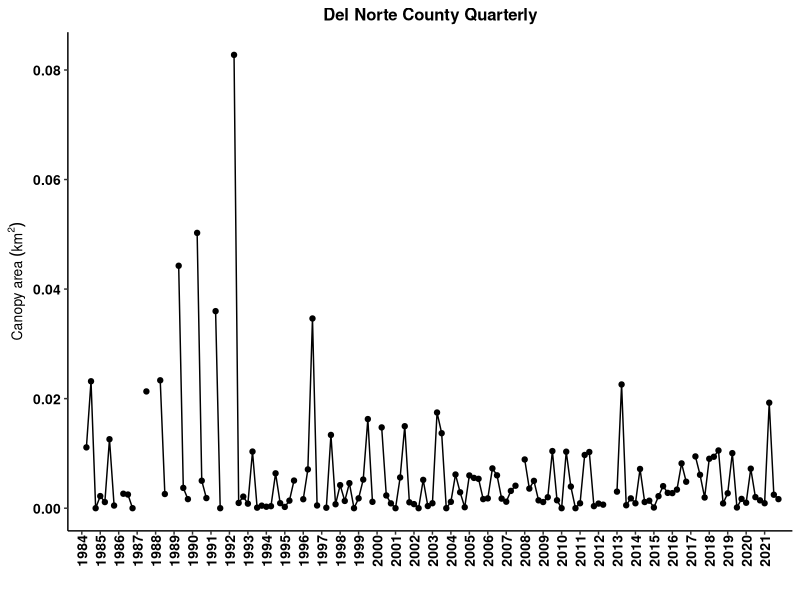
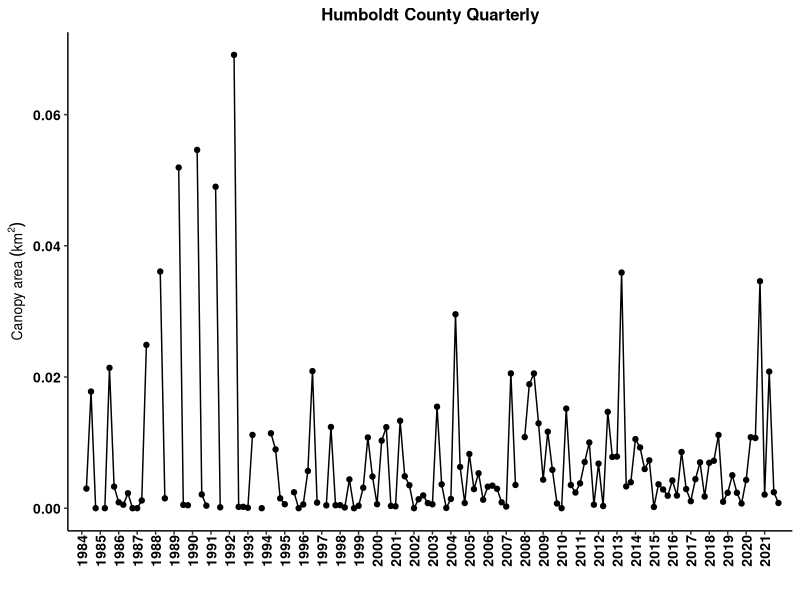
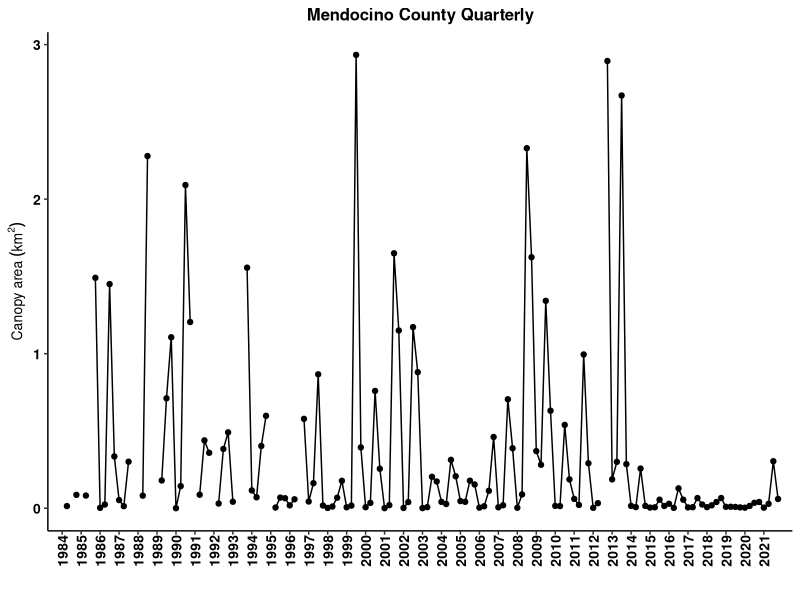
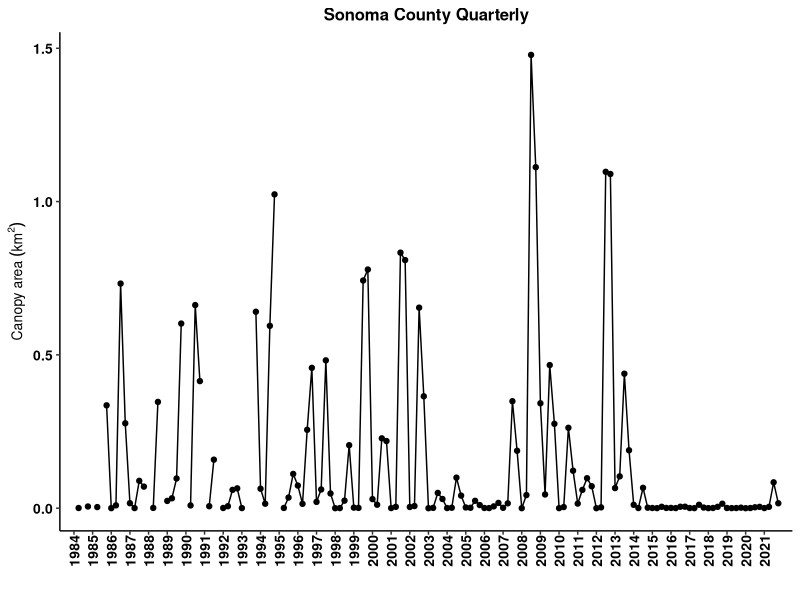
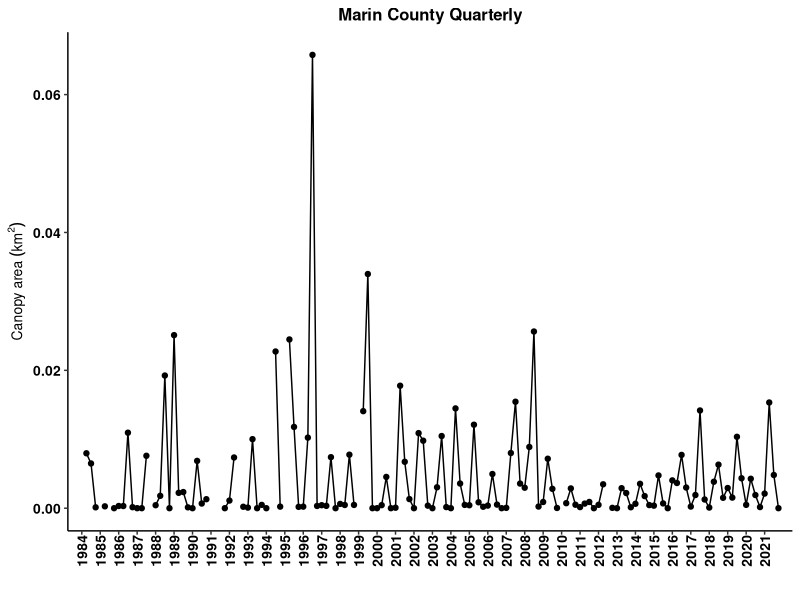
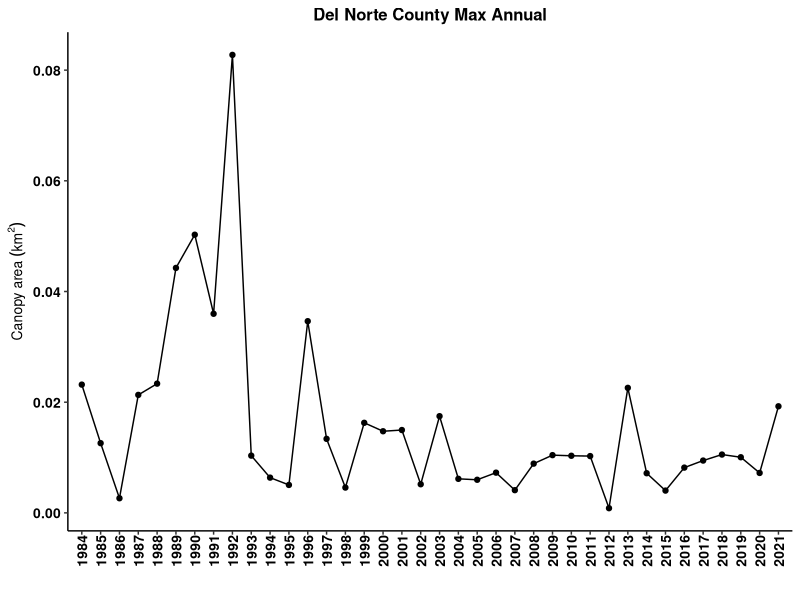
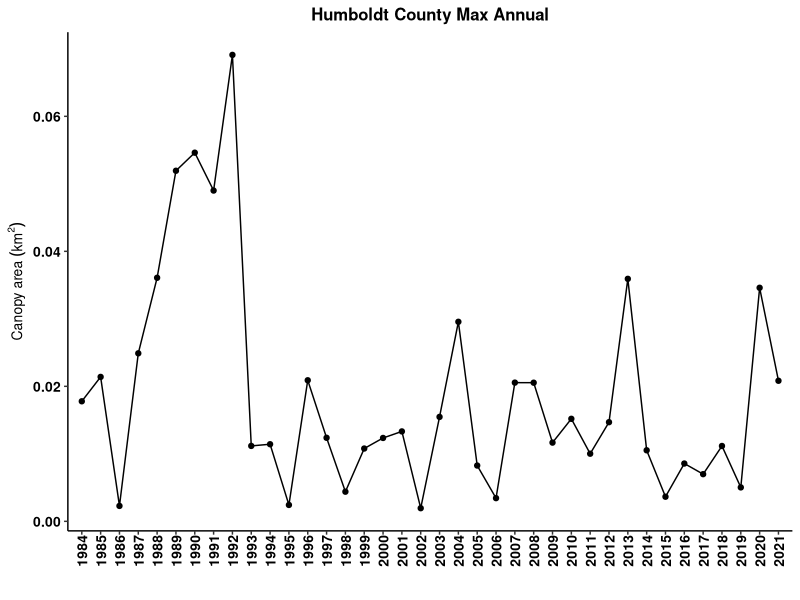
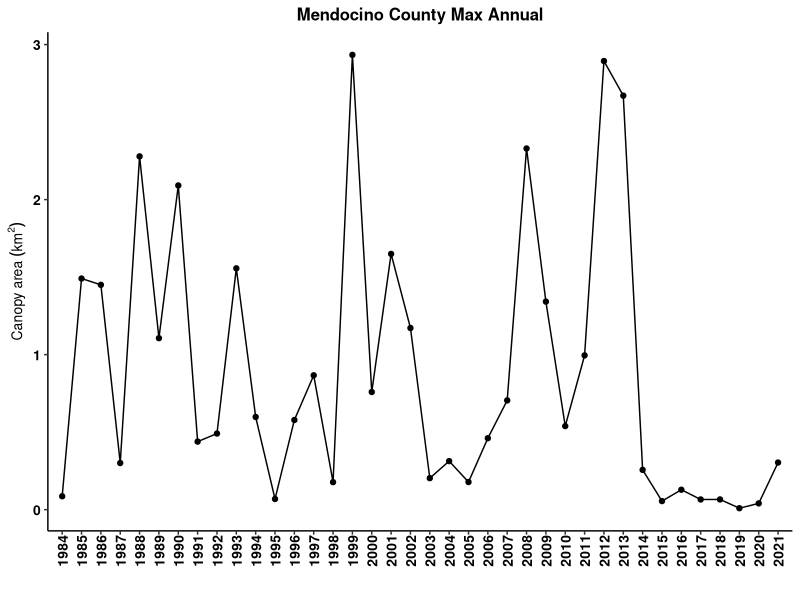

Generate these figures, in order, with R:
## ---- chunk 1
knitr::opts_chunk$set(echo = FALSE, warning=FALSE)
options(knitr.table.format = "latex")
# to create a PDF output, change "output:html_document" to "output: pdf_document" in the header above.
# note about fig_crop:FALSE. This makes the PDF output look nicer by putting spaces btwn the figures instead of smashing them as close together as possible. It doesn't do anything to the HTML output as far as I can tell.
# how to assign username: git config --global user.name "gcontolini"
# how to add, commit, and add message in terminal: git commit -am "commit message"
# how to write commit message in terminal: write message then press esc and :wq to save and exit

#### Load libraries ####
library(ggplot2) # plotting
library(ggpubr) # arranging plots
library(scales) # let's you put commas in the axis labels for thousands
library(dplyr) # data manipulations
library(tidyr) # data cleaning
library(readr) # better data reading
library(ncdf4)
library(sf) # special features. probably mapping. 
library(sp) # spatial data
library(lubridate) # manipulating dates easily
library(knitr) # to knit the Rmd file
library(kableExtra) # pretty tables
library(bookdown) # pretty table additions

#### ggplot theme ####
my.theme = theme( 
   panel.background = element_blank(), 
   panel.grid.minor.x = element_blank(),
   panel.grid.major.x = element_blank(),
   panel.grid = element_blank(),
   axis.text  = element_text(size=10, face='bold', color='black'), #makes axis labels bigger
   axis.title = element_text(size=10, face="bold"), #makes axis title bigger and bold
   #axis.title.y = element_text(margin=margin(0,10,0,5)), #pushes the y axis title away from the y axis labels
   strip.background = element_blank(),
   #legend.title = element_blank(),
   #legend.text = element_text(size=8),
   legend.background = element_blank(), 
   legend.key = element_blank(), #makes the legend background behind the symbols go away.
   #axis.ticks.x = element_blank()
   axis.line = element_line(color = 'black'), 
   panel.border = element_blank(), # this removes the box around the plot   
   plot.title = element_text(size=12 ,face='bold', hjust = 0.5), # hjust 0.5 makes title centered
   axis.text.x = element_text(size = 10, angle = 90, vjust = 0.5, margin = margin(0,0,5,0)) # rotates x axis labels 90 degrees counter-clockwise, pushes bars onto x axis
)


#### Import data ####
# info on the data: https://sbclter.msi.ucsb.edu/data/catalog/package/?package=knb-lter-sbc.74

# Instructions from Dr. Tom Bell:
# “The output files show the Admin Bed # in the first column and the rest of the columns are quarters from 1984 - 2020. Area is in m2 and biomass is in fresh kg. Missing values (due to lack of imagery or clouds are labelled as -999).”

# Edible seaweed data from CDFW
# edible = read.csv('EdibleSeaweedHarvest_rfm_1-28-21.csv') # edible seaweed harvest. This one has months. That is important.
# kelp = read.csv('KelpHarvest_vers2_rfm_1-28-21.csv') # kelp harvest
## ---- chunk 2
# The loop below requires the NetCDF file which is too large for RStudio Cloud to host. Also takes 5 minutes to run. I commented it out, ran it on my local machine, and read in the output at the end.

# #Kelp Biomass and Area Dynamics of State Waters Delineated by Coastal Counties
# #Tom Bell
# #November 18, 2020
# # **Please let me know if you need help with any step!**
# 
# #Install Packages **(Only the first time you ever run this script)**
# #The first time you ever run this script, please install these packages by removing the '#' in front of each line (lines 8 - 10)
# # install.packages('ncdf4')
# # install.packages('sf')
# # install.packages('sp')
# 
# #Load Required Packages
# #You need to load these packages each time you restart an R session and run this script
# library(ncdf4)
# library(sf)
# library(sp)
# 
# #Set Work Directory
# #This is a folder on your computer where all input files and outputs files will be placed
# # **Please update this path to the working directory on your computer**
# # **Note that on a Windows machine the forward slashes "/" have to be changed to back slashes "\"
# setwd("C:/Users/gcontolini/OneDrive - California Department of Fish and Wildlife/Documents/Bull Kelp Working Group/Data analysis")
# 
# #Load Coastal Counties State Waters Shapefile
# #Place the lat/lon version of the Coastal Counties State Waters shapefile in your working directory
# county_shapes <- st_read('MAN_CA_CountyStateWaters.shp')
# 
# #Open Kelp NetCDF File
# #Place the NetCDF file in your working directory
# #The file can be found here: https://sbclter.msi.ucsb.edu/data/catalog/package/?package=knb-lter-sbc.74
# nc_data <- nc_open('LandsatkelpBiomass_2021_v2_withmetadata.nc')
# 
# #Load necessary variables from NetCDF File
# lon <- ncvar_get(nc_data, 'longitude')
# lat <- ncvar_get(nc_data, 'latitude')
# years <- ncvar_get(nc_data, 'year')
# quarters <- ncvar_get(nc_data, 'quarter')
# biomass <- ncvar_get(nc_data, 'biomass')
# area <- ncvar_get(nc_data, 'area')
# 
# #Make Coordinate Dataframe
# coords <- data.frame(lon,lat)
# 
# #Create output matrices
# LN = dim(quarters)
# output_biomass <- matrix(ncol=LN, nrow=22)
# output_area <- matrix(ncol=LN, nrow=22)
# 
# for(i in 1:22){
#   
#   #Pull shapefile coordinates from each coastal county
#   if (i == 17) {
#     county_coords <- as.data.frame(county_shapes[i,]$geometry[[1]][[30]][[1]])
#   } else {
#     county_coords <- as.data.frame(county_shapes[i,]$geometry[[1]][[1]][[1]])
#   }
# 
#   #Find the kelp coordinates that exist inside each county polygon
#   kelp_poly <- point.in.polygon(lon, lat, county_coords$V1, county_coords$V2, mode.checked=FALSE)
#   TF <- which(kelp_poly %in% 1)
# 
#   #Extract biomass and area data for each polygon
#   bio_county <- biomass[TF,] 
#   area_county <- area[TF,] 
# 
#   #Sum biomass and area
#   bio_county_sum <- colSums(bio_county, na.rm = TRUE, dims = 1)
#   area_county_sum <- colSums(area_county, na.rm = TRUE, dims = 1)
#   
#   #Remove Columns w/ >25% No Data (Clouds)
#   #Find all NA values (missing data) in the kelp dataset
#   bio_county_NA = is.na(bio_county)
#   area_county_NA = is.na(area_county)
#   
#   #Find number of kelp pixels in the polygon
#   L = dim(bio_county)
#   
#   #Calculate the percent of NAs for each season
#   bio_county_NA_percent <- colSums(bio_county_NA, na.rm = TRUE)/L[1]
#   area_county_NA_percent <- colSums(area_county_NA, na.rm = TRUE)/L[1]
#   
#   #Find seasons with greater than 20% missing data
#   NA_GT <- which(bio_county_NA_percent > 0.25)
#   NA_GTA <- which(area_county_NA_percent > 0.25)
#   
#   #Set seasons with greater than 20% missing data to -999
#   bio_county_sum[NA_GT] = -999
#   area_county_sum[NA_GTA] = -999
# 
#   #Add summed kelp canopy data to matrix
#   output_biomass[i,] <- bio_county_sum
#   output_area[i,] <- area_county_sum
#   
# }
# 
# #Transpose Quarter and Year data
# quarterst <- t(quarters)
# yearst <- t(years)
# 
# #Add Quarter and Year data to output matrices
# output2_biomass <- rbind(quarterst, output_biomass)
# output3_biomass <- rbind(yearst, output2_biomass)
# output2_area <- rbind(quarterst, output_area)
# output3_area <- rbind(yearst, output2_area)
# 
# #Add County name to output matrices
# CountyNA <- county_shapes$County
# Counties <- c(rep(NA,2),CountyNA)
# output4_biomass <- cbind(Counties, output3_biomass)
# output4_area <- cbind(Counties, output3_area)
# 
# #Write CSV of kelp biomass time series for each county
# write.csv(output4_biomass, 'kelp_biomass_county_output.csv', row.names = FALSE)
# write.csv(output4_area, 'kelp_area_county_output.csv', row.names = FALSE)


output4_area <- read_csv("kelp_area_county_output_01Feb2022.csv")

## ---- chunk 3
canopy_area <- output4_area %>%
   as.data.frame()

# I want to plot area vs. year.quarter. This means year.quarter needs to be in a column. Currently all cols are separate. This is called wide format. I want tall format.

# create column names
names(canopy_area) <- paste(canopy_area[1,], canopy_area[2,], sep='.') # paste years with quarters to make each col have a unique name.

# rename the ID col for counties
names(canopy_area)[1] <- "county"

# remove first 2 rows since they are not canopy data, just IDs--year and quarter
canopy_area <- canopy_area[-c(1:2),] 

# convert to tall format
canopy_area_tall <- canopy_area %>% 
   pivot_longer(-'county', names_to = 'year.qtr', values_to = 'm2')

# separate year and quarter into two cols
canopy_area_tall <- canopy_area_tall %>%
   separate(col = year.qtr, sep = "[.]", into = c("year","qtr")) # omg. you have to hard bracket the period for some reason. wtf does [^[:alnum:]]+ mean and why aren't brackets used in the example?????? :((

# make number cols numeric
canopy_area_tall$year <- as.numeric(canopy_area_tall$year)
canopy_area_tall$qtr <- as.numeric(canopy_area_tall$qtr)
canopy_area_tall$m2 <- as.numeric(canopy_area_tall$m2)

# make quarters actual quarter decimals for plotting
qtrs <- seq(0,0.75,0.25)
for(i in 1:4) {
   canopy_area_tall$qtr[which(canopy_area_tall$qtr == i)] <- qtrs[i]
}

# add year and quarter to get a continuous time column. Note that the tibble hides the decimals place for no apparent reason but the sum is correct.
canopy_area_tall$year.qtr <- canopy_area_tall$year + canopy_area_tall$qtr

# Change negative area to NA
canopy_area_tall$m2[which(canopy_area_tall$m2 < 0)] = NA

# Convert m2 to km2
canopy_area_tall$km2 = canopy_area_tall$m2 / 1e6
## ---- chunk 4
# All quarters
expand.a.little = 0.02

##Del Norte
ggplot(canopy_area_tall[which(canopy_area_tall$county == 'Del Norte'),], aes(x = year.qtr, y = km2)) +
   geom_point() +
   geom_line() +
   scale_x_continuous(breaks = 1984:2021, expand = c(expand.a.little,0)) +
   # scale_y_continuous(breaks = seq(0, 0.015, 0.0025), expand = c(expand.a.little,0)) +
   labs(x = '',  y =  bquote('Canopy area'~(km^2))) +
   ggtitle('Del Norte County Quarterly') +
   my.theme

## Humboldt
ggplot(canopy_area_tall[which(canopy_area_tall$county == 'Humboldt'),], aes(x = year.qtr, y = km2)) +
   geom_point() +
   geom_line() +
   scale_x_continuous(breaks = 1984:2021, expand = c(expand.a.little,0)) +
   # scale_y_continuous(limits = c(0,0.0225), breaks = seq(0, 0.025, 0.0025), expand = c(expand.a.little,0)) +
   labs(x = '',  y =  bquote('Canopy area'~(km^2))) +
   ggtitle('Humboldt County Quarterly') +
   my.theme

## Mendocino
ggplot(canopy_area_tall[which(canopy_area_tall$county == 'Mendocino'),], aes(x = year.qtr, y = km2)) +
   geom_point() +
   geom_line() +
   scale_x_continuous(breaks = 1984:2021, expand = c(expand.a.little,0)) +
   # scale_y_continuous(limits = c(0,3), breaks = seq(0, 3, 0.25), expand = c(expand.a.little,0)) +
   labs(x = '', y =  bquote('Canopy area'~(km^2))) +
   ggtitle('Mendocino County Quarterly') +
   my.theme

## Sonoma
ggplot(canopy_area_tall[which(canopy_area_tall$county == 'Sonoma'),], aes(x = year.qtr, y = km2)) +
   geom_point() +
   geom_line() +
   scale_x_continuous(breaks = 1984:2021, expand = c(expand.a.little,0)) +
   # scale_y_continuous(limits = c(0,2), breaks = seq(0, 2, 0.25), expand = c(expand.a.little,0)) +
   labs(x = '', y =  bquote('Canopy area'~(km^2))) +
   ggtitle('Sonoma County Quarterly') +
   my.theme

## Marin
ggplot(canopy_area_tall[which(canopy_area_tall$county == 'Marin'),], aes(x = year.qtr, y = km2)) +
   geom_point() +
   geom_line() +
   scale_x_continuous(breaks = 1984:2021, expand = c(expand.a.little,0)) +
   # scale_y_continuous(limits = c(0, 0.0125), breaks = seq(0, 0.0125, 0.0025), expand = c(expand.a.little,0)) +
   labs(x = '', y =  bquote('Canopy area'~(km^2))) +
   ggtitle('Marin County Quarterly') +
   my.theme
## ---- chunk 5
# Maximum canopy area. in each year and county, find the maximum km2 value.
canopy_area_max_annual <- canopy_area_tall %>%
  group_by(county, year) %>%
  summarise(max.km2 = max(km2, na.rm = T), .groups = 'drop')

# 1987 and 1992 Marin had no data. Change -Inf to NA for those years so it plots better.
canopy_area_max_annual$max.km2[which(canopy_area_max_annual$max.km2 < 0)] <- NA

##Del Norte
ggplot(canopy_area_max_annual[which(canopy_area_max_annual$county == 'Del Norte'),], aes(x = year, y = max.km2)) +
   geom_point() +
   geom_line() +
   scale_x_continuous(breaks = 1984:2021, expand = c(expand.a.little,0)) +
   # scale_y_continuous(breaks = seq(0, 0.015, 0.0025), expand = c(expand.a.little,0)) +
   labs(x = '',  y =  bquote('Canopy area'~(km^2))) +
   ggtitle('Del Norte County Max Annual') +
   my.theme 

## Humboldt
ggplot(canopy_area_max_annual[which(canopy_area_max_annual$county == 'Humboldt'),], aes(x = year, y = max.km2)) +
   geom_point() +
   geom_line() +
   scale_x_continuous(breaks = 1984:2021, expand = c(expand.a.little,0)) +
   # scale_y_continuous(expand = c(expand.a.little,0)) +
   labs(x = '',  y =  bquote('Canopy area'~(km^2))) +
   ggtitle('Humboldt County Max Annual') +
   my.theme 

## Mendocino
ggplot(canopy_area_max_annual[which(canopy_area_max_annual$county == 'Mendocino'),], aes(x = year, y = max.km2)) +
   geom_point() +
   geom_line() +
   scale_x_continuous(breaks = 1984:2021, expand = c(expand.a.little,0)) +
   # scale_y_continuous(expand = c(expand.a.little,0)) +
   labs(x = '',  y =  bquote('Canopy area'~(km^2))) +
   ggtitle('Mendocino County Max Annual') +
   my.theme 

## Sonoma
ggplot(canopy_area_max_annual[which(canopy_area_max_annual$county == 'Sonoma'),], aes(x = year, y = max.km2)) +
   geom_point() +
   geom_line() +
   scale_x_continuous(breaks = 1984:2021, expand = c(expand.a.little,0)) +
   # scale_y_continuous(expand = c(expand.a.little,0)) +
   labs(x = '',  y =  bquote('Canopy area'~(km^2))) +
   ggtitle('Sonoma County Max Annual') +
   my.theme 

## Marin
ggplot(canopy_area_max_annual[which(canopy_area_max_annual$county == 'Marin'),], aes(x = year, y = max.km2)) +
   geom_point() +
   geom_line() +
   scale_x_continuous(breaks = 1984:2021, expand = c(expand.a.little,0)) +
   # scale_y_continuous(expand = c(expand.a.little, 0)) +
   labs(x = '',  y =  bquote('Canopy area'~(km^2))) +
   ggtitle('Marin County Max Annual') +
   my.theme 
## ---- chunk 6

## ---- chunk 7
qtr_max_county <- canopy_area_tall %>%
  group_by(county, year) %>%     # group by county and year
  slice(which.max(km2)) %>%      # find the maximum km2 value
  subset(select = -year.qtr) %>% # remove year.qtr col
  transmute(quarter = qtr*4+1)   # change quarters from decimals to 1,2,3,4

# Count how many quarters are the max per year per county
n_max_qtrs_county <- qtr_max_county %>%
  group_by(county, quarter) %>%
  summarise(number = length(quarter), .groups = 'drop') %>%
  filter(county %in% c('Del Norte', 'Humboldt', 'Mendocino', 'Sonoma')) %>%
  complete(county, quarter, fill = list(number = 0)) # sets missing quarters to number = 0

kable(n_max_qtrs_county
      , digits = 2
      , booktabs = TRUE
      , row.names = FALSE
      , align = 'c'
      , linesep = ''
      , caption = 'Number of quarters with maximum annual canopy area'
) %>%
  kable_styling(latex_options = 'hold_position') # otherwise the table moves in the pdf
      
